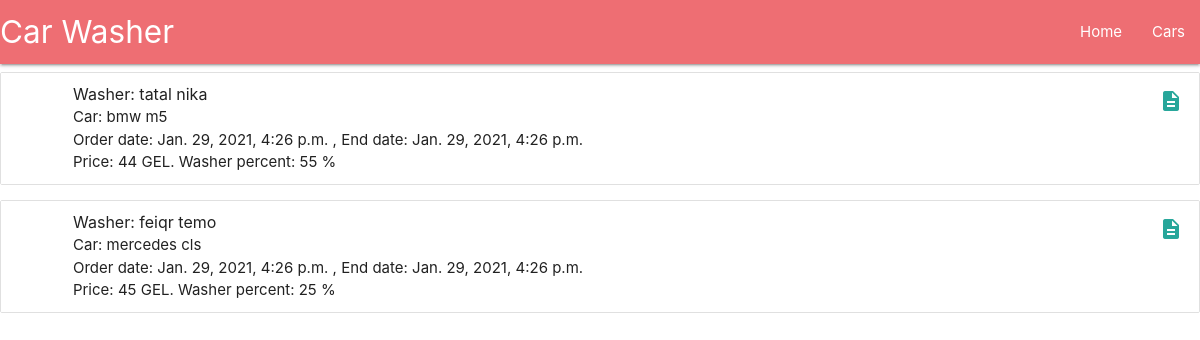
The page / on the database its author committed.
### car_wash/models.py (models this page shows, shortened)
class Order(models.Model):
    order_date=models.DateTimeField(verbose_name="Order Date/Time")
    end_date=models.DateTimeField(verbose_name="End Date/Time")
    price=models.IntegerField(verbose_name='price')
    washer=models.ForeignKey('car_wash.Washer',on_delete=models.PROTECT)
    car=models.ForeignKey('car_wash.Car',on_delete=models.PROTECT)
    class Meta:
        verbose_name = 'Order'
        verbose_name_plural = 'Orders'

class Washer(models.Model):
    first_name=models.CharField(max_length=64)
    last_name = models.CharField(max_length=64)
    percent=models.PositiveSmallIntegerField(validators=[MinValueValidator(0),MaxValueValidator(100)],verbose_name='Percent from price')
    class Meta:
        verbose_name = 'Washer'
        verbose_name_plural = 'Washers'

class Car(models.Model):
    carType=models.CharField(max_length=16,verbose_name="Car Make")
    carModel=models.CharField(max_length=16,verbose_name="Car Model")
    carYear =models.PositiveSmallIntegerField(validators=[MinValueValidator(1886),MaxValueValidator(2021)],verbose_name="Car Model Year")
    class Meta:
        verbose_name = 'Car'
        verbose_name_plural = 'Cars'

### car_wash/views.py (the view)
# urls.py: path("",views.index,name="index"),
def index(request):
    return render(request,"washers/washer.html",{
        "orders":Order.objects.all()
    })

### car_wash/templates/washers/washer.html
{% extends "washers/home.html" %}
{% block body %}
    {% for order in orders %}
         <ul class="collection">
    <li class="collection-item avatar">
      <span class="title">Washer: {{ order.washer.last_name }} {{ order.washer.first_name }}</span>
      <p>Car: {{ order.car.carType }} {{ order.car.carModel }}<br>
         Order date: {{ order.order_date }} , End date: {{ order.end_date }} <br>
          Price: {{ order.price }} GEL.  Washer percent: {{ order.washer.percent }} %
      </p>
        <a href="#!" class="secondary-content"><i class="material-icons">description</i></a>
    </li>
  </ul>
    {% endfor %}
{% endblock %}

### rows shown on the page
Order: washer.last_name "tatal", washer.first_name "nika", car.carType "bmw", car.carModel "m5", order_date "Jan. 29, 2021, 4:26 p.m.", end_date "Jan. 29, 2021, 4:26 p.m.", price "44", washer.percent "55"
Order: washer.last_name "feiqr", washer.first_name "temo", car.carType "mercedes", car.carModel "cls", order_date "Jan. 29, 2021, 4:26 p.m.", end_date "Jan. 29, 2021, 4:26 p.m.", price "45", washer.percent "25"
